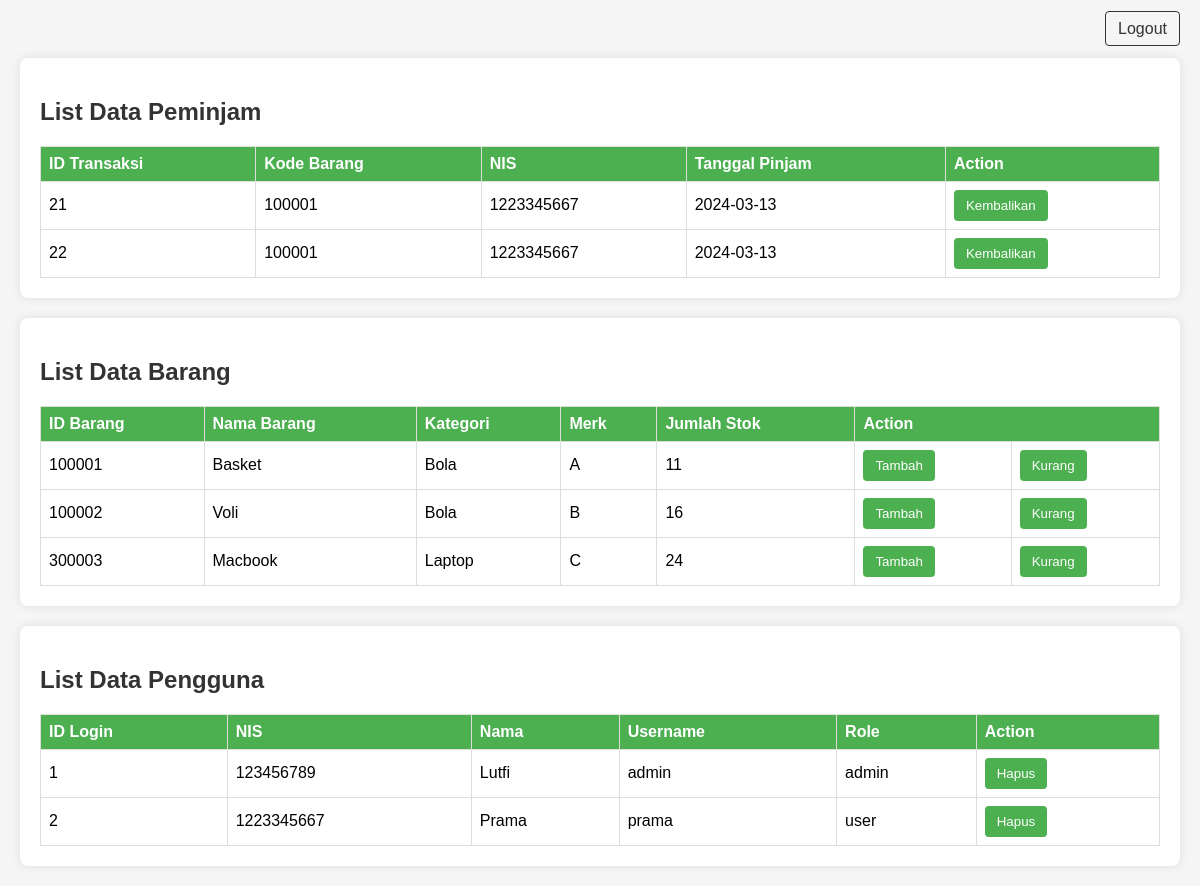
/admin.php (signed in), run on the app's committed database.
### tables this page shows
CREATE TABLE `transaksi` (
  `id_transaksi` int(11) NOT NULL,
  `kode_barang` varchar(15) DEFAULT NULL,
  `nis` varchar(12) DEFAULT NULL,
  `tanggal_pinjam` date DEFAULT NULL
);

CREATE TABLE `barang` (
  `id` int(11) NOT NULL,
  `kode_barang` varchar(15) DEFAULT NULL,
  `nama_brg` varchar(50) DEFAULT NULL,
  `kategori` varchar(50) DEFAULT NULL,
  `merk` varchar(50) DEFAULT NULL,
  `jumlah` int(11) DEFAULT NULL
);

CREATE TABLE `users` (
  `id_login` int(11) NOT NULL,
  `nis` varchar(12) DEFAULT NULL,
  `nama` varchar(255) DEFAULT NULL,
  `username` varchar(10) DEFAULT NULL,
  `password` varchar(50) DEFAULT NULL,
  `role` varchar(10) DEFAULT NULL
);

### database.php (called while the page is built, shortened)
<?php
$dbconnect = mysqli_connect(DB_HOST, DB_USER, DB_PASS, DB_NAME);
function tampilanBarang()
{
    global $dbconnect;
    $query = "SELECT * FROM barang";
    $result = mysqli_query($dbconnect, $query);
    $barangList = [];
    while ($barang = mysqli_fetch_assoc($result)) {
        $barangList[] = $barang;
    }
    return $barangList;
}
?>

### admin.php (the view, shortened to what this page needs)
<?php
require_once("database.php");
$query = "SELECT * FROM transaksi";
$result = mysqli_query($dbconnect, $query);
if ($result) {
    $borrowers = mysqli_fetch_all($result, MYSQLI_ASSOC);
} else {
    echo "Error: " . mysqli_error($dbconnect);
    exit();
}
?>
<!DOCTYPE html>
<html lang="en">
<head>
</head>
<body>
    <div class="legot">
        <a href="logout.php">Logout</a>
    </div>
    <div class="box">
        <h2>List Data Peminjam</h2>
        <?php if (!empty($borrowers)) : ?>
            <table>
                <thead>
                    <tr>
                        <th>ID Transaksi</th>
                        <th>Kode Barang</th>
                        <th>NIS</th>
                        <th>Tanggal Pinjam</th>
                        <th>Action</th>
                    </tr>
                </thead>
                <tbody>
                    <?php foreach ($borrowers as $borrower) : ?>
                        <tr>
                            <td><?= $borrower['id_transaksi'] ?></td>
                            <td><?= $borrower['kode_barang'] ?></td>
                            <td><?= $borrower['nis'] ?></td>
                            <td><?= $borrower['tanggal_pinjam'] ?></td>
                            <td>
                                <button class="pinjam-btn" onclick="mengembalikan(<?= $borrower['id_transaksi'] ?>)">Kembalikan</button>
                            </td>
                        </tr>
                    <?php endforeach; ?>
                </tbody>
            </table>
        <?php else : ?>
            <p>Tidak ada peminjam.</p>
        <?php endif; ?>
    </div>
    <div class="box">
        <h2>List Data Barang</h2>
        <?php
        $barangList = tampilanBarang();
        ?>
        <?php if (!empty($barangList)) : ?>
            <table class="table table-dark table-striped">
                <thead>
                    <tr>
                        <th>ID Barang</th>
                        <th>Nama Barang</th>
                        <th>Kategori</th>
                        <th>Merk</th>
                        <th>Jumlah Stok</th>
                        <th colspan="2">Action</th>
                    </tr>
                </thead>
                <tbody>
                    <?php foreach ($barangList as $barang) : ?>
                        <tr>
                            <td><?= $barang['kode_barang'] ?></td>
                            <td><?= $barang['nama_brg'] ?></td>
                            <td><?= $barang['kategori'] ?></td>
                            <td><?= $barang['merk'] ?></td>
                            <td><?= $barang['jumlah'] ?></td>
                            <td>
                                <form action="tambah.php" method="post">
                                    <button type="submit" class="pinjam-btn">Tambah</button>
                                </form>
                            </td>
                            <td>
                                <form action="kurang.php" method="post">
                                    <button type="submit" class="pinjam-btn">Kurang</button>
                                </form>
                            </td>
                        </tr>
                    <?php endforeach; ?>
                </tbody>
            </table>
        <?php else : ?>
            <p>Tidak ada barang.</p>
        <?php endif; ?>
    </div>
    <div class="box">
        <h2>List Data Pengguna</h2>
        <?php
        $queryUsers = "SELECT * FROM users";
        $resultUsers = mysqli_query($dbconnect, $queryUsers);
        if ($resultUsers) {
            $usersList = mysqli_fetch_all($resultUsers, MYSQLI_ASSOC);
        } else {
            echo "Error fetching users: " . mysqli_error($dbconnect);
            exit();
        }
        ?>
        <?php if (!empty($usersList)) : ?>
            <table>
                <thead>
                    <tr>
                        <th>ID Login</th>
                        <th>NIS</th>
                        <th>Nama</th>
                        <th>Username</th>
                        <th>Role</th>
                        <th>Action</th>
                    </tr>
                </thead>
                <tbody>
                    <?php foreach ($usersList as $user) : ?>
                        <tr>
                            <td><?= $user['id_login'] ?></td>
                            <td><?= $user['nis'] ?></td>
                            <td><?= $user['nama'] ?></td>
                            <td><?= $user['username'] ?></td>
                            <td><?= $user['role'] ?></td>
                            <td>
                                <button class="pinjam-btn" onclick="hapus(<?= $user['id_login'] ?>)">Hapus</button>
                            </td>
                        </tr>
                    <?php endforeach; ?>
                </tbody>
            </table>
        <?php else : ?>
            <p>Tidak ada user.</p>
        <?php endif; ?>
    </div>
</body>
</html>

### admin.php (style rules this page uses)
body { font-family: 'Arial', sans-serif; margin: 0; padding: 0; background-color: #f5f5f5; }
.box { background-color: #fff; border-radius: 8px; box-shadow: 0 0 10px rgba(0, 0, 0, 0.1); overflow: hidden; margin: 20px; padding: 20px; box-sizing: border-box; }
h2 { color: #333; }
table { width: 100%; border-collapse: collapse; margin-top: 20px; }
th, td { border: 1px solid #ddd; padding: 8px; text-align: left; }
th { background-color: #4CAF50; color: #fff; }
.pinjam-btn { background-color: #4CAF50; color: #fff; border: none; padding: 8px 12px; border-radius: 4px; cursor: pointer; }
.legot { text-align: right; margin: 20px; }
.legot a { text-decoration: none; color: #333; padding: 8px 12px; border: 1px solid #333; border-radius: 4px; }

### data on the page
transaksi: id_transaksi "21", kode_barang "100001", nis "1223345667", tanggal_pinjam "2024-03-13"
transaksi: id_transaksi "22", kode_barang "100001", nis "1223345667", tanggal_pinjam "2024-03-13"
barang: kode_barang "100001", nama_brg "Basket", kategori "Bola", merk "A", jumlah "11"
barang: kode_barang "100002", nama_brg "Voli", kategori "Bola", merk "B", jumlah "16"
barang: kode_barang "300003", nama_brg "Macbook", kategori "Laptop", merk "C", jumlah "24"
users: id_login "1", nis "123456789", nama "Lutfi", username "admin", role "admin"
users: id_login "2", nis "1223345667", nama "Prama", username "prama", role "user"
